Frame 1 (no input): blank canvas, image omitted
Frame 60 (the mouse pressed at the canvas centre just before this capture): blank canvas, image omitted
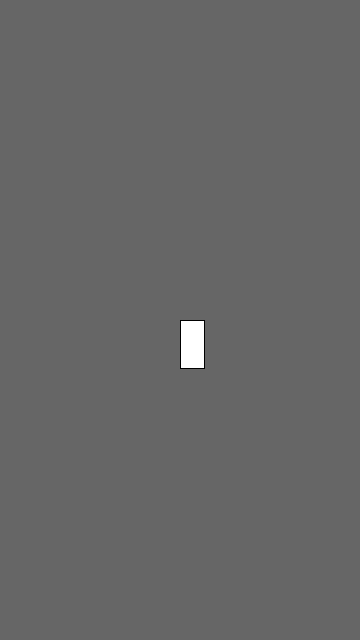
Frame 120 (the mouse held since frame 60 and released just before this capture)

The Processing sketch whose frames 1 and 60 were blank and that drew this single picture after the mouse press (run headless with seeded random() and noise(); from frame 60 on, the mouse is pressed at the canvas centre):

// Processing sketch: Sketch1
// ── Sketch1.pde
void setup() {
 background(102); 
 size(360,640);
}

void draw() {
  if (mousePressed) {
    rect(mouseX,mouseY, 24, 48);
  }
}
